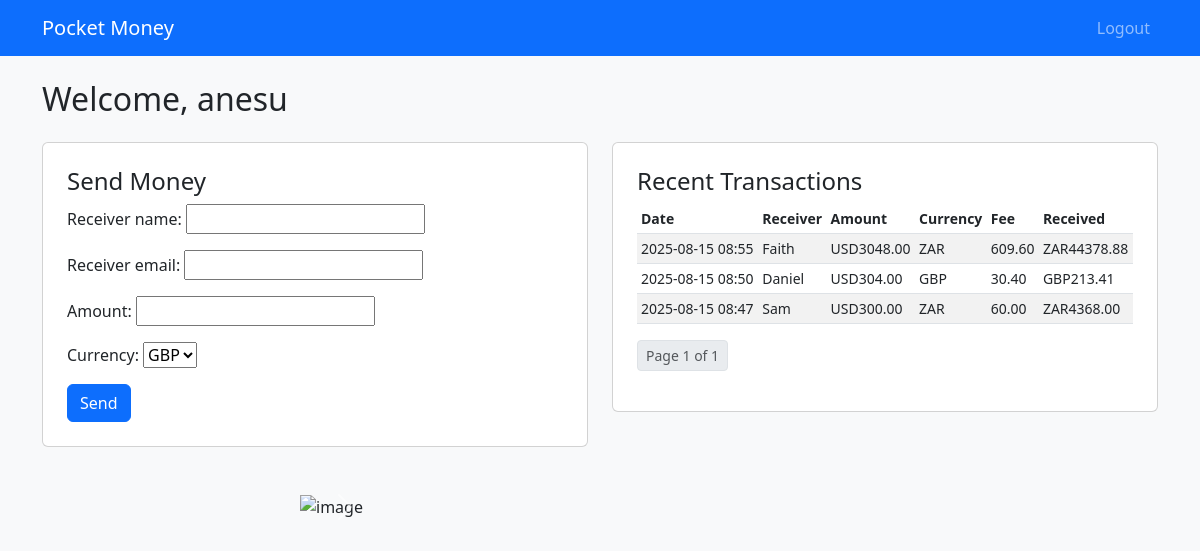
/dashboard/ (signed in), run on an earlier commit of the app's database.
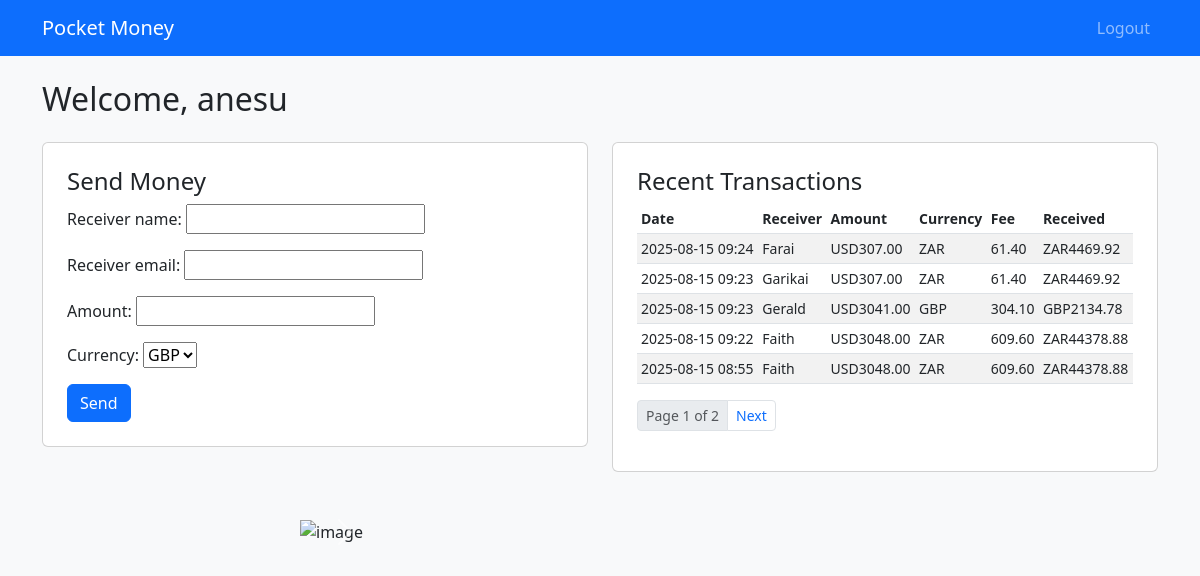
And on a later commit of the database.
### accounts/models.py (models this page shows, shortened)
class Transaction(models.Model):
    user = models.ForeignKey(User, on_delete=models.CASCADE)
    receiver_name = models.CharField(max_length=100, null=True, blank=True)
    receiver_email = models.EmailField(null=True, blank=True)
    amount_usd = models.DecimalField(max_digits=12, decimal_places=2)
    currency = models.CharField(max_length=3)
    fee = models.DecimalField(max_digits=12, decimal_places=2)
    final_amount = models.DecimalField(max_digits=12, decimal_places=2)
    fx_rate = models.DecimalField(max_digits=12, decimal_places=4)
    timestamp = models.DateTimeField(default=timezone.now)

### accounts/views.py (the view)
# urls.py: path('dashboard/', views.dashboard_view,
@login_required
def dashboard_view(request):
    fx_rates = get_fx_rates()
    result = None
    transactions = Transaction.objects.filter(user=request.user).order_by('-timestamp')
    paginator = Paginator(transactions, 5)
    page_number = request.GET.get('page')
    page_obj = paginator.get_page(page_number)
    if request.method == 'POST':
        form = SendMoneyForm(request.POST)
        if form.is_valid():
            amount = form.cleaned_data['amount']
            currency = form.cleaned_data['currency']
            receiver_name = form.cleaned_data['receiver_name']
            receiver_email = form.cleaned_data['receiver_email']
            fx_rates = {'GBP':Decimal(0.78), 'ZAR':Decimal(18.2)}
            fees = {'GBP':Decimal(0.10), 'ZAR':Decimal(0.20)}
            fee = amount * fees[currency]
            final = (amount - fee) * fx_rates[currency]
            final = final.quantize(Decimal('0.01'), rounding=ROUND_HALF_UP)
            fx_rates = fx_rates[currency].quantize(Decimal('0.01'), rounding=ROUND_HALF_UP)
            fee = fee.quantize(Decimal('0.01'), rounding=ROUND_HALF_UP)
            transaction = Transaction.objects.create(user=request.user,
                                                     receiver_name = receiver_name,
                                                     receiver_email = receiver_email,
                                                     amount_usd=amount,
                                                     currency=currency,
                                                     fee=fee,
                                                     final_amount=final,
                                                     fx_rate=fx_rates,)
            result = {
                'receiver_name': receiver_name,
                'receiver_email': receiver_email,
                'amount': amount,
                'fee':fee,
                'rate':fx_rates,
                'final':final,
                'currency':currency,
                'timestamp': transaction.timestamp,
            }
        else:
            result = None
    else:
        form = SendMoneyForm()
    return render(request, 'accounts/dashboard.html', {'form':form, 'result':result, 'page_obj':page_obj,})

### accounts/forms.py
class SendMoneyForm(forms.Form):
    receiver_name = forms.CharField(max_length=100)
    receiver_email = forms.CharField()
    amount = forms.DecimalField(min_value=10, max_value=10000)
    currency = forms.ChoiceField(choices=[('GBP', 'GBP'), ('ZAR', 'ZAR')])

### accounts/utils.py (called while the page is built)
def get_fx_rates():
    url = 'https://68976304250b078c2041c7fc.mockapi.io/api/wiremit/InterviewAPIS'
    try:
        response = requests.get(url, timeout=5)
        data = response.json()
        return {
            'GBP': data['rates']['GBP'], 'ZAR': data['rates']['ZAR']
        }
    except:
        return {'GBP': 0.0, 'ZAR': 0.0}

### accounts/templates/accounts/dashboard.html (shortened to what this page needs)
<!DOCTYPE html>
<html>
  <head>
    <link
      rel="stylesheet"
      href="https://cdn.jsdelivr.net/npm/bootstrap@5.3.0/dist/css/bootstrap.min.css"
    />
  </head>
  <body class="bg-light">
    <nav class="navbar navbar-expand-lg navbar-dark bg-primary">
      <div class="container">
        <a class="navbar-brand" href="#">Pocket Money</a>
        <div class="collapse navbar-collapse" id="navbarContent">
          <ul class="navbar-nav ms-auto">
            {% if user.is_authenticated %}
            <li class="nav-item">
              <a class="nav-link" href="{% url 'logout' %}">Logout</a>
            </li>
            {% endif %}
          </ul>
        </div>
      </div>
    </nav>
    <div class="container py-4">
      <h2 class="mb-4">
        Welcome, {{ request.user.first_name|default:request.user.username }}
      </h2>
      <div class="row">
        <div class="col-md-6">
          <div class="card p-4 mb-4">
            <h4>Send Money</h4>
            <form method="post" id="sendForm">
              {% csrf_token %} {{ form.as_p }}
              <button type="button" class="btn btn-primary" data-bs-toggle="modal" data-bs-target="#confirmModal">Send</button>
            </form>
          </div>
        </div>
        <div class="col-md-6">
          <div class="card p-4 mb-4">
            <h4>Recent Transactions</h4>
            <table class="table table-striped table-sm small">
              <thead>
                <tr>
                  <th>Date</th>
                  <th>Receiver</th>
                  <th>Amount</th>
                  <th>Currency</th>
                  <th>Fee</th>
                  <th>Received</th>
                </tr>
              </thead>
              <tbody>
                {% for t in page_obj %}
                <tr>
                  <td>{{ t.timestamp|date:"Y-m-d H:i" }}</td>
                  <td>{{ t.receiver_name }}</td>
                  <td>USD{{ t.amount_usd }}</td>
                  <td>{{ t.currency }}</td>
                  <td>{{ t.fee }}</td>
                  <td>{{ t.currency }}{{ t.final_amount }}</td>
                </tr>
                {% empty %}
                <tr>
                  <td colspan="4">No transactions yet</td>
                </tr>
                {% endfor %}
              </tbody>
            </table>
            <nav>
              <ul class="pagination pagination-sm">
                <li class="page-item disabled">
                  <span class="page-link"
                    >Page {{ page_obj.number }} of {{ page_obj.paginator.num_pages}}</span
                  >
                </li>
                {% if page_obj.has_next %}
                <li class="page-item">
                  <a
                    class="page-link"
                    href="?page={{ page_obj.next_page_number}}"
                    >Next</a
                  >
                </li>
                {% endif %}
              </ul>
            </nav>
          </div>
        </div>
      </div>
      <div class="container my-4">
        <div class="mx-auto" style="max-width: 600px">
          <div id="adsCarousel" class="carousel slide" data-bs-ride="carousel">
            <div class="carousel-inner">
              <div class="carousel-item active">
                <img src="https://www.freepik.com/free-vector/gradient-horizontal-banner-template-cyber-monday-sale_70037298.htm#fromView=keyword&page=1&position=16&query=Advertising+Banner" alt="image" class="d-block w-100" />
              </div>
            </div>
            <button
              class="carousel-control-prev"
              type="button"
              data-bs-target="#adsCarousel"
              data-bs-slide="next"
            >
              <span class="carousel-control-next-icon"></span>
            </button>
          </div>
        </div>
      </div>
  </body>
</html>

What changed in the data, as far as the page shows it:
no longer on this page (row unchanged): Transaction: timestamp "2025-08-15 08:50", receiver_name "Daniel", amount_usd "304.00", currency "GBP", fee "30.40", final_amount "213.41"
no longer on this page (row unchanged): Transaction: timestamp "2025-08-15 08:47", receiver_name "Sam", amount_usd "300.00", currency "ZAR", fee "60.00", final_amount "4368.00"
added Transaction: timestamp "2025-08-15 09:24", receiver_name "Farai", amount_usd "307.00", currency "ZAR", fee "61.40", final_amount "4469.92"
added Transaction: timestamp "2025-08-15 09:23", receiver_name "Garikai", amount_usd "307.00", currency "ZAR", fee "61.40", final_amount "4469.92"
added Transaction: timestamp "2025-08-15 09:23", receiver_name "Gerald", amount_usd "3041.00", currency "GBP", fee "304.10", final_amount "2134.78"
added Transaction: timestamp "2025-08-15 09:22", receiver_name "Faith", amount_usd "3048.00", currency "ZAR", fee "609.60", final_amount "44378.88"
Also different on the page:
{{ page_obj.paginator.num_pages }}: "1" → "2"
text now shown: "Next"
